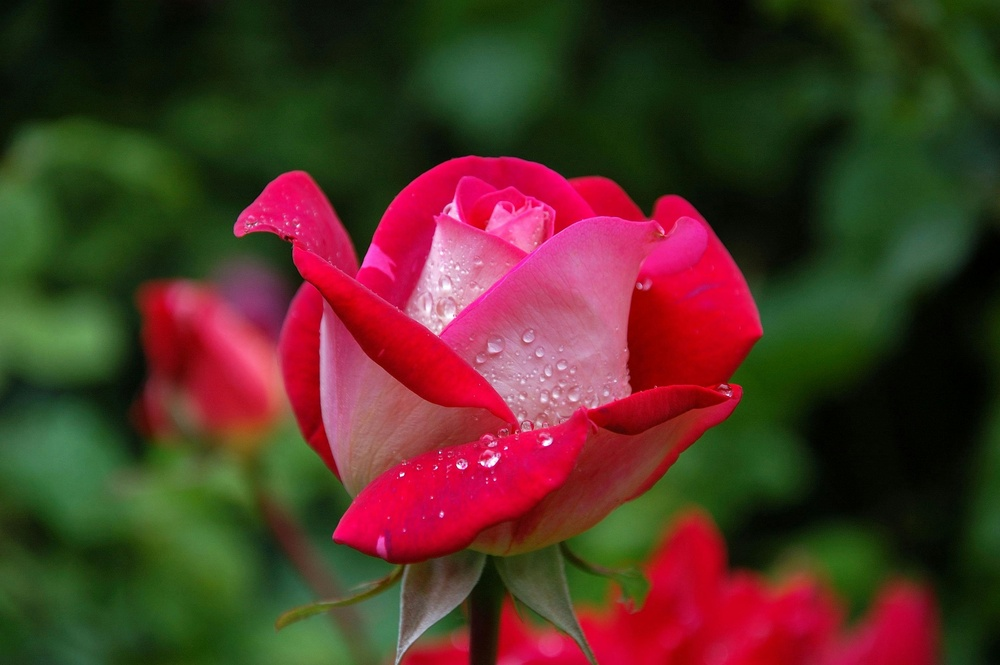
#> input picture Image processing assignments/Assignments - 01/flower.jpg, 1000 x 665 px, shrunk from 3008 x 2000 before the run
$ jupyter execute 'Assignments - 01.ipynb'
#> lines starting #> are read from the running program, lines starting #| are printed output that depends on the picture
[cell 1]
import matplotlib.pyplot as plt
from skimage import io
from PIL import Image
import numpy as np
import cv2

# HW-1: show different channels of an image using at least one of these (Skimage, PIL, matplotlib)

[cell 2]
image = Image.open('flower.jpg')
#> image is the input picture: PIL image 1000x665 RGB; mean R, G, B 81.6, 51.3, 38.3
red, green, blue = image.split()
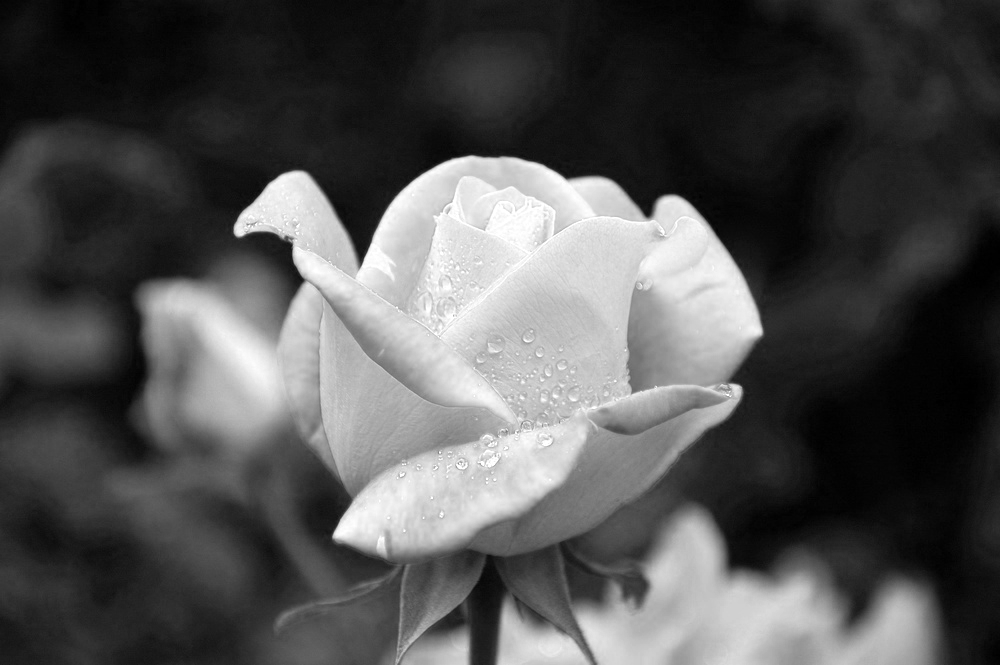
#> red: PIL image 1000x665 L; min 0, max 255, mean 81.6
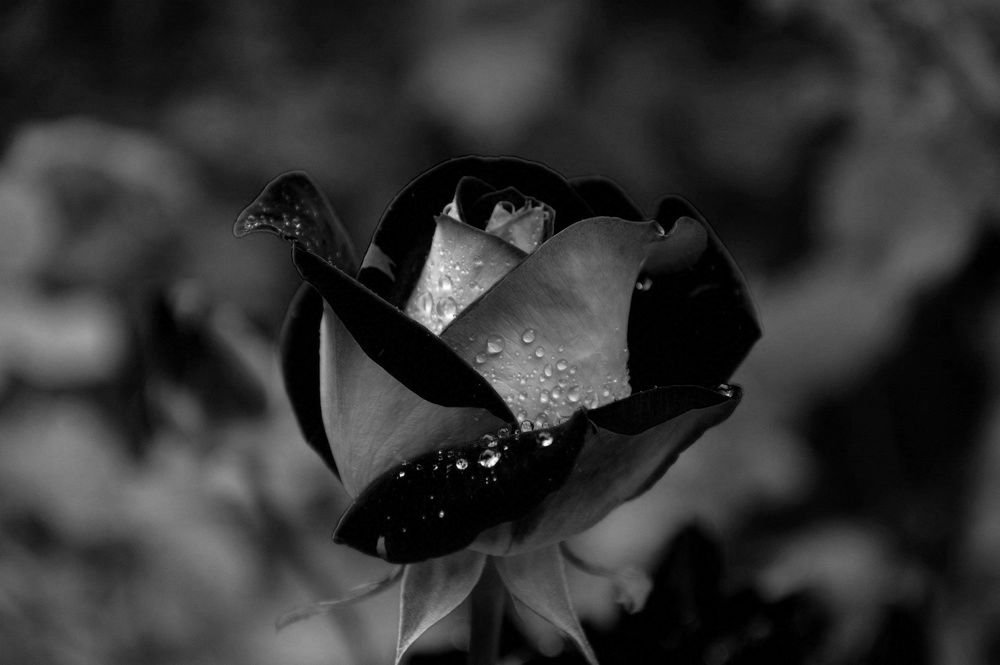
#> green: PIL image 1000x665 L; min 0, max 255, mean 51.3
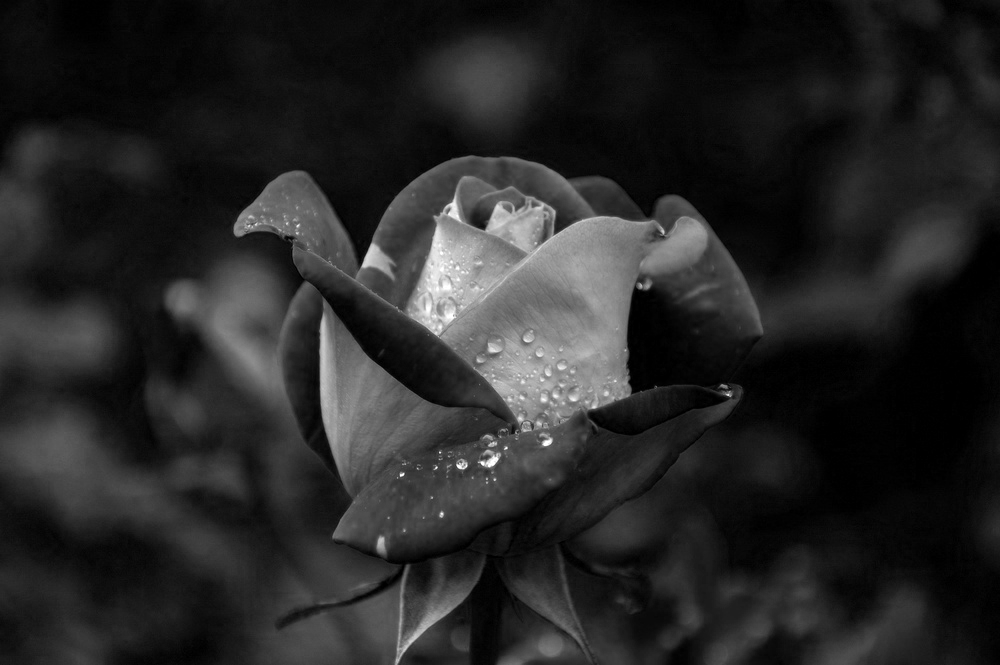
#> blue: PIL image 1000x665 L; min 0, max 255, mean 38.3
plt.figure(figsize=(20,10))

plt.subplot(1,4,1)
plt.title("Orginal")
plt.imshow(image)
plt.axis('off')

plt.subplot(1,4,2)
plt.title("Red Channel")
plt.imshow(red, cmap='gray')
plt.axis('off')

plt.subplot(1,4,3)
plt.title("Green Channel")
plt.imshow(green, cmap='gray')
plt.axis('off')

plt.subplot(1,4,4)
plt.title("Blue Channel")
plt.imshow(blue, cmap='gray')
plt.axis('off')

plt.show()
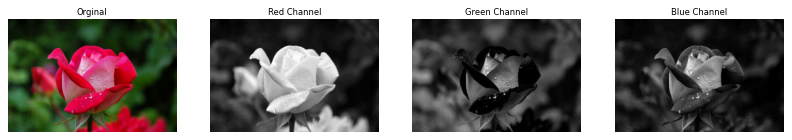
#> figure drawn by matplotlib, 4 panels

# Alternative way.

[cell 3]
import cv2
image_path = 'flower.jpg'

# Load image
image = cv2.imread(image_path)
#> image: shape (665, 1000, 3)

plt.imshow(image)
#plt.axis('off')
plt.show()

[cell 4]
from PIL import Image
import matplotlib.pyplot as plt

image_path = 'flower.jpg'

# Load image
image = Image.open(image_path)


plt.imshow(image)
plt.show()

[cell 5]
from skimage import io

image_path = 'flower.jpg'

# Load image using skimage
image_skimage = io.imread(image_path)

# Display the image
plt.imshow(image_skimage)
plt.axis('off')
plt.show()

print("Image shape:", image_skimage.shape)
#| Image shape: (665, 1000, 3)

[cell 6]
print(image)
#| <PIL.JpegImagePlugin.JpegImageFile image mode=RGB size=1000x665 at 0x7FDEFED16A10>

# HW: 02  Image loading and showing using at least one of these ( openCV, Skimage)

[cell 7]
import cv2
from matplotlib import pyplot as plt

# Load the image
image = cv2.imread('flower.jpg')

# Convert the image from BGR to RGB
image_rgb = cv2.cvtColor(image, cv2.COLOR_BGR2RGB)

# Display the image
plt.imshow(image_rgb)
plt.axis('off')  # Hide axes
plt.show()

[cell 8]
from skimage import io
import matplotlib.pyplot as plt

# Load the image
image = io.imread('flower.jpg')

# Display the image
plt.imshow(image)
plt.axis('off')
plt.show()

# HW-3: explain the reason of color difference when an image is loaded with openCV but plotted using matplotlib.

The color difference when loading an image with OpenCV and displaying it with Matplotlib occurs because,,,,,,

OpenCV: loads images in BGR format, meaning that the first channel is blue, the second is green, and the third is red.

Matplotlib: on the other hand, expects images in RGB format, where the first channel is red, the second is green, and the third is blue. Because the library controls two different color channels by default, that's the main reason for the difference in color.

[cell 9]
image = cv2.imread('flower.jpg')
rgb = cv2.cvtColor(image, cv2.COLOR_BGR2RGB)

plt.figure(figsize=(10,8))

plt.subplot(1,2,1)
plt.imshow(image)
plt.title('BGR Format')
plt.axis('off')

plt.subplot(1,2,2)
plt.imshow(rgb)
plt.title('RGB Format')
plt.axis('off')

plt.show()
#> figure, not shown here; B, G, R data is drawn as R, G, B

# Bonus-1: how the color channel mismatch can affect the our image processing tasks

ANSWER: Color channel mismatch, such as the disparity between RGB and BGR, can result in inconsistent processing pipelines, distorted visual output, incorrect color interpretation, and mistakes in feature extraction. This can result in inaccurate feature generation, incorrect identification of objects, and subpar performance in tasks such as object detection and machine learning for algorithms. For correct image processing results, the mismatch must be corrected.

# Bonus-2: Plot three images in a single column using matplotlib.

[cell 10]
img1 = cv2.imread('flower.jpg')
img2 = cv2.imread('flower.jpg')
img3 = cv2.imread('flower.jpg')

rgb1 = cv2.cvtColor(img1, cv2.COLOR_BGR2RGB)
rgb2 = cv2.cvtColor(img2, cv2.COLOR_BGR2RGB)
rgb3 = cv2.cvtColor(img3, cv2.COLOR_BGR2RGB)

plt.figure(figsize=(15,10))

plt.subplot(3,1,1)
plt.imshow(rgb1)
plt.title('Image 01')
plt.axis('off')

plt.subplot(3,1,2)
plt.imshow(rgb2)
plt.title('Image 02')
plt.axis('off')

plt.subplot(3,1,3)
plt.imshow(rgb3)
plt.title('Image 03')
plt.axis('off')

plt.show()

# Alternative solutions

[cell 11]
image_path1 = 'flower.jpg'
image_path2 = 'flower.jpg'
image_path3 = 'flower.jpg'

image1 = plt.imread(image_path1)
image2 = plt.imread(image_path2)
image3 = plt.imread(image_path3)

fig, axes = plt.subplots(3, 1, figsize=(5, 15))  # 3 rows, 1 column

# List of images
images = [image1, image2, image3]

# Plot each image in subplot
for ax, img in zip(axes, images):
    ax.imshow(img)
    ax.axis('off')
#> this loop made 3 passes

plt.show()
